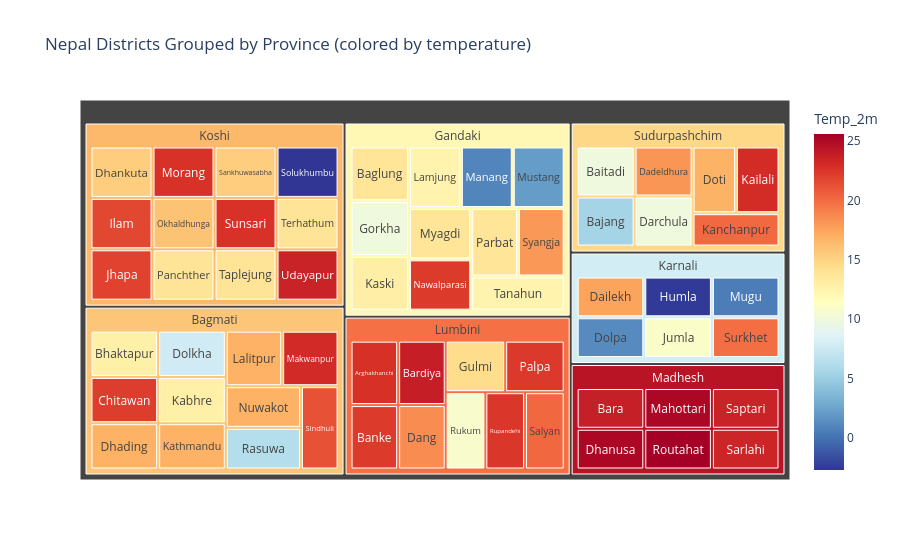

This figure's notebook cell:
### Markdown cell above
### 12. Province and District Treemap

The following visualization compares districts within their respective provinces. 
It helps identify regional differences in average temperature across Nepal.

### Code cell
# Treemap - Province Overall, Districts Inside

# Get average temperature per district, keeping its province too
district_temp = df.groupby(['Province', 'District'])['Temp_2m'].mean().reset_index()

fig = px.treemap(
    district_temp,
    path=['Province', 'District'],
    values=[1] * len(district_temp),   # equal-sized boxes, since we're not adding temperatures up
    color='Temp_2m',
    color_continuous_scale='RdYlBu_r',
    title='Nepal Districts Grouped by Province (colored by temperature)'
)

fig.update_traces(textposition='middle center')
fig.show()

### Figure 1 — Plotly figure (JSON) as saved in the notebook; plotly's stock layout.template omitted (floating-point values rounded to 4 significant figures)
{"data": [{"branchvalues": "total", "customdata": [[12.86], [22.16], [16.86], [7.784], [12.86], [16.86], [16.86], [23.13], [16.86], [6.321], [21.25], [13.83], [9.949], [12.98], [12.55], [0.9422], [2.079], [13.83], [22.25], [13.83], [18.09], [12.55], [17.55], [1.228], [-2.506], [11.01], [0.5282], [19.91], [15.34], [21.7], [21.94], [22.72], [15.95], [13.9], [15.34], [-2.696], [22.72], [13.9], [13.9], [23.52], [22.73], [22.25], [23.8], [18.61], [14.45], [22.34], [10.82], [22.47], [20.24], [23.8], [25.16], [25.16], [25.6], [23.52], [23.43], [9.951], [5.444], [18.22], [9.951], [16.84], [23.01], [20.19], [15.8], [12.08], [7.953], [16.52], [19.75], [24.44], [14.8]], "domain": {"x": [0, 1], "y": [0, 1]}, "hovertemplate": "labels=%{label}<br>value=%{value}<br>parent=%{parent}<br>id=%{id}<br>Temp_2m=%{color}<extra></extra>", "ids": ["Bagmati/Bhaktapur", "Bagmati/Chitawan", "Bagmati/Dhading", "Bagmati/Dolkha", "Bagmati/Kabhre", "Bagmati/Kathmandu", "Bagmati/Lalitpur", "Bagmati/Makwanpur", "Bagmati/Nuwakot", "Bagmati/Rasuwa", "Bagmati/Sindhuli", "Gandaki/Baglung", "Gandaki/Gorkha", "Gandaki/Kaski", "Gandaki/Lamjung", "Gandaki/Manang", "Gandaki/Mustang", "Gandaki/Myagdi", "Gandaki/Nawalparasi", "Gandaki/Parbat", "Gandaki/Syangja", "Gandaki/Tanahun", "Karnali/Dailekh", "Karnali/Dolpa", "Karnali/Humla", "Karnali/Jumla", "Karnali/Mugu", "Karnali/Surkhet", "Koshi/Dhankuta", "Koshi/Ilam", "Koshi/Jhapa", "Koshi/Morang", "Koshi/Okhaldhunga", "Koshi/Panchther", "Koshi/Sankhuwasabha", "Koshi/Solukhumbu", "Koshi/Sunsari", "Koshi/Taplejung", "Koshi/Terhathum", "Koshi/Udayapur", "Lumbini/Arghakhanchi", "Lumbini/Banke", "Lumbini/Bardiya", "Lumbini/Dang", "Lumbini/Gulmi", "Lumbini/Palpa", "Lumbini/Rukum", "Lumbini/Rupandehi", "Lumbini/Salyan", "Madhesh/Bara", "Madhesh/Dhanusa", "Madhesh/Mahottari", "Madhesh/Routahat", "Madhesh/Saptari", "Madhesh/Sarlahi", "Sudurpashchim/Baitadi", "Sudurpashchim/Bajang", "Sudurpashchim/Dadeldhura", "Sudurpashchim/Darchula", "Sudurpashchim/Doti", "Sudurpashchim/Kailali", "Sudurpashchim/Kanchanpur", "Bagmati", "Gandaki", "Karnali", "Koshi", "Lumbini", "Madhesh", "Sudurpashchim"], "labels": ["Bhaktapur", "Chitawan", "Dhading", "Dolkha", "Kabhre", "Kathmandu", "Lalitpur", "Makwanpur", "Nuwakot", "Rasuwa", "Sindhuli", "Baglung", "Gorkha", "Kaski", "Lamjung", "Manang", "Mustang", "Myagdi", "Nawalparasi", "Parbat", "Syangja", "Tanahun", "Dailekh", "Dolpa", "Humla", "Jumla", "Mugu", "Surkhet", "Dhankuta", "Ilam", "Jhapa", "Morang", "Okhaldhunga", "Panchther", "Sankhuwasabha", "Solukhumbu", "Sunsari", "Taplejung", "Terhathum", "Udayapur", "Arghakhanchi", "Banke", "Bardiya", "Dang", "Gulmi", "Palpa", "Rukum", "Rupandehi", "Salyan", "Bara", "Dhanusa", "Mahottari", "Routahat", "Saptari", "Sarlahi", "Baitadi", "Bajang", "Dadeldhura", "Darchula", "Doti", "Kailali", "Kanchanpur", "Bagmati", "Gandaki", "Karnali", "Koshi", "Lumbini", "Madhesh", "Sudurpashchim"], "marker": {"coloraxis": "coloraxis", "colors": [12.86, 22.16, 16.86, 7.784, 12.86, 16.86, 16.86, 23.13, 16.86, 6.321, 21.25, 13.83, 9.949, 12.98, 12.55, 0.9422, 2.079, 13.83, 22.25, 13.83, 18.09, 12.55, 17.55, 1.228, -2.506, 11.01, 0.5282, 19.91, 15.34, 21.7, 21.94, 22.72, 15.95, 13.9, 15.34, -2.696, 22.72, 13.9, 13.9, 23.52, 22.73, 22.25, 23.8, 18.61, 14.45, 22.34, 10.82, 22.47, 20.24, 23.8, 25.16, 25.16, 25.6, 23.52, 23.43, 9.951, 5.444, 18.22, 9.951, 16.84, 23.01, 20.19, 15.8, 12.08, 7.953, 16.52, 19.75, 24.44, 14.8]}, "name": "", "parents": ["Bagmati", "Bagmati", "Bagmati", "Bagmati", "Bagmati", "Bagmati", "Bagmati", "Bagmati", "Bagmati", "Bagmati", "Bagmati", "Gandaki", "Gandaki", "Gandaki", "Gandaki", "Gandaki", "Gandaki", "Gandaki", "Gandaki", "Gandaki", "Gandaki", "Gandaki", "Karnali", "Karnali", "Karnali", "Karnali", "Karnali", "Karnali", "Koshi", "Koshi", "Koshi", "Koshi", "Koshi", "Koshi", "Koshi", "Koshi", "Koshi", "Koshi", "Koshi", "Koshi", "Lumbini", "Lumbini", "Lumbini", "Lumbini", "Lumbini", "Lumbini", "Lumbini", "Lumbini", "Lumbini", "Madhesh", "Madhesh", "Madhesh", "Madhesh", "Madhesh", "Madhesh", "Sudurpashchim", "Sudurpashchim", "Sudurpashchim", "Sudurpashchim", "Sudurpashchim", "Sudurpashchim", "Sudurpashchim", "", "", "", "", "", "", ""], "textposition": "middle center", "type": "treemap", "values": [1.0, 1.0, 1.0, 1.0, 1.0, 1.0, 1.0, 1.0, 1.0, 1.0, 1.0, 1.0, 1.0, 1.0, 1.0, 1.0, 1.0, 1.0, 1.0, 1.0, 1.0, 1.0, 1.0, 1.0, 1.0, 1.0, 1.0, 1.0, 1.0, 1.0, 1.0, 1.0, 1.0, 1.0, 1.0, 1.0, 1.0, 1.0, 1.0, 1.0, 1.0, 1.0, 1.0, 1.0, 1.0, 1.0, 1.0, 1.0, 1.0, 1.0, 1.0, 1.0, 1.0, 1.0, 1.0, 1.0, 1.0, 1.0, 1.0, 1.0, 1.0, 1.0, 11.0, 11.0, 6.0, 12.0, 9.0, 6.0, 7.0]}], "layout": {"coloraxis": {"autocolorscale": false, "colorbar": {"title": {"text": "Temp_2m"}}, "colorscale": [[0, "rgb(49,54,149)"], [0.1, "rgb(69,117,180)"], [0.2, "rgb(116,173,209)"], [0.3, "rgb(171,217,233)"], [0.4, "rgb(224,243,248)"], [0.5, "rgb(255,255,191)"], [0.6, "rgb(254,224,144)"], [0.7, "rgb(253,174,97)"], [0.8, "rgb(244,109,67)"], [0.9, "rgb(215,48,39)"], [1, "rgb(165,0,38)"]]}, "legend": {"tracegroupgap": 0}, "title": {"text": "Nepal Districts Grouped by Province (colored by temperature)"}}}
